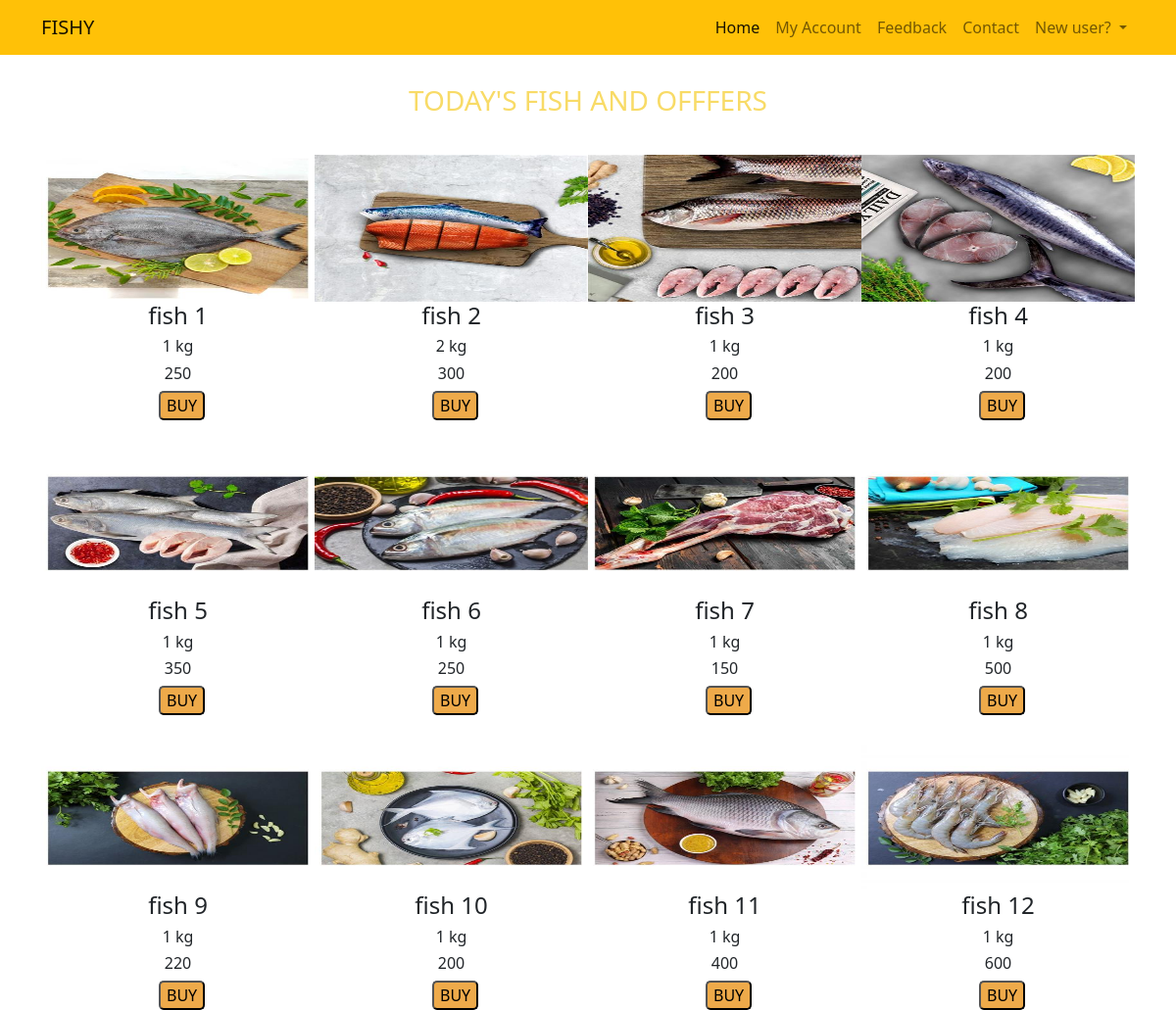
The page / on the database its author committed.
### app1/models.py (models this page shows, shortened)
class Display(models.Model):
    image = models.ImageField(upload_to='fishes')
    name = models.CharField(max_length=220)
    weight = models.IntegerField()
    price = models.IntegerField()

### app1/views.py (the view)
# urls.py: path('',views.home, name = "home" ),
def home(request):
    n = Display.objects.all()
    context = {
        'items': n
    }
    return render(request,'home.html',context)

### templates/home.html (shortened to what this page needs)
{% load static %}
<!doctype html>
<html lang="en">
<head>
  <link href="https://cdn.jsdelivr.net/npm/bootstrap@5.0.2/dist/css/bootstrap.min.css" rel="stylesheet"
>
  <link rel="stylesheet" href="{% static '/css/style.css' %}">
</head>
<body>
  <nav class="navbar navbar-expand-lg navbar-light bg-warning p-2">
    <div class="container">
      <a class="navbar-brand" href="#">FISHY</a>
      <div class="collapse navbar-collapse" id="navbarNav">
        <ul class="navbar-nav ms-auto">
          <li class="nav-item">
            <a class="nav-link active" aria-current="page" href="#">Home</a>
          </li>
          <li class="nav-item">
            <a class="nav-link" href="/account">My Account</a>
          </li>
          <li class="nav-item">
            <a class="nav-link" href="/feedback">Feedback</a>
          </li>
          <li class="nav-item">
            <a class="nav-link" href="#">Contact</a>
          </li>
          {% if user.is_authenticated %}
          <li class="nav-item dropdown">
          <a class="nav-link dropdown-toggle" href="#" id="navbarDropdownMenuLink" role="button" data-bs-toggle="dropdown" aria-expanded="false">
            Hello,{{user.username}}
          </a>
          <ul class="dropdown-menu" aria-labelledby="navbarDropdownMenuLink">
            <li><a class="dropdown-item" href="/logout">Logout</a></li>
          </ul>
        </li>
        {% else %}
        <li class="nav-item dropdown">
          <a class="nav-link dropdown-toggle" href="#" id="navbarDropdownMenuLink" role="button" data-bs-toggle="dropdown" aria-expanded="false">
            New user?
          </a>
        </li>
        {% endif %}
        </ul>
      </div>
    </div>
  </nav>
  <div class="container div1">
    <h3>TODAY'S FISH AND OFFFERS</h3>
  </div>
  <div class="container div2">
    {% for item in items %}
    <div class="div21">
      <img src="{{item.image.url}}">
      <h4>{{ item.name}}</h4>
      <h6 >{{ item.weight}} kg</h6>
      <h6>{{ item.price}}</h6>
      {% if user.is_authenticated %}
      <a href="/order/{{item.id}}"><button>BUY</button></a>
      {% else %}
      <a href="/signup"><button>BUY</button></a>
      {% endif %}
    </div>
    {% endfor %}
  </div>
</body>
</html>

### static/css/style.css (style rules this page uses)
body { overflow-x: hidden; padding: 0; margin: 0; }
.div1 { text-align: center; margin-top: 30px; }
.div1 h3 { color: rgb(248, 219, 103); }
.div2 { height: auto; display: grid; grid-template-columns: auto auto auto auto; align-items: center; }
.div21 { margin-top: 30px; }
.div2 .div21 img { width: 100%; height: 150px; }
.div2 .div21 h4 { text-align: center; }
.div2 .div21 h6 { text-align: center; }
.div21 button { background-color: rgb(238, 170, 74); border-radius: 5px; margin-left: 120px; }

### rows shown on the page
Display: image (picture), name "fish 1", weight "1", price "250"
Display: image (picture), name "fish 2", weight "2", price "300"
Display: image (picture), name "fish 3", weight "1", price "200"
Display: image (picture), name "fish 4", weight "1", price "200"
Display: image (picture), name "fish 5", weight "1", price "350"
Display: image (picture), name "fish 6", weight "1", price "250"
Display: image (picture), name "fish 7", weight "1", price "150"
Display: image (picture), name "fish 8", weight "1", price "500"
Display: image (picture), name "fish 9", weight "1", price "220"
Display: image (picture), name "fish 10", weight "1", price "200"
Display: image (picture), name "fish 11", weight "1", price "400"
Display: image (picture), name "fish 12", weight "1", price "600"
